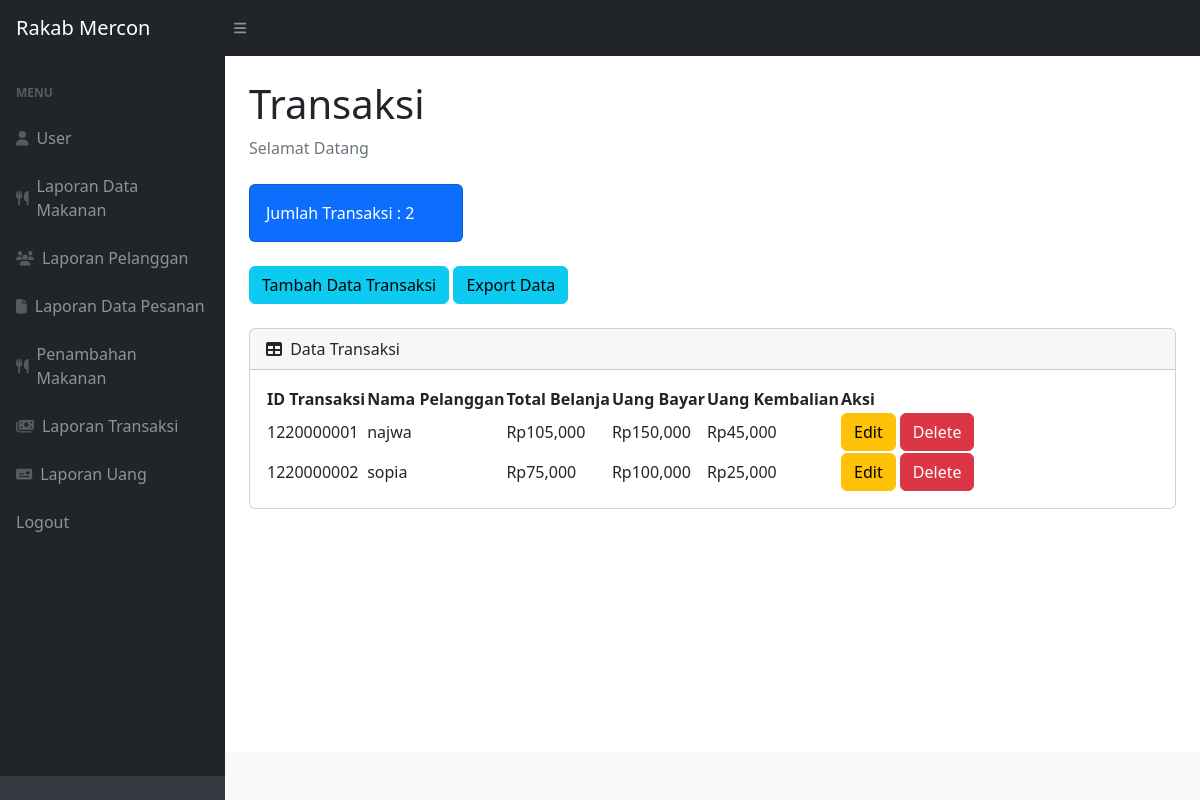
Page /transaksi.php (signed in) on the committed database.
### tables this page shows
CREATE TABLE `transaksi` (
  `idtransaksi` int(11) NOT NULL,
  `namapelanggan` varchar(30) NOT NULL,
  `totalbelanja` int(11) NOT NULL,
  `uangbayar` int(11) NOT NULL,
  `kembalian` int(11) NOT NULL
);

### transaksi.php (the view, shortened to what this page needs)
<?php
require 'ceklogin.php';
$h1 = mysqli_query($c, "select * from transaksi");
$h2 = mysqli_num_rows($h1);
?>
<!DOCTYPE html>
<html lang="en">
    <head>
        <link href="https://cdn.jsdelivr.net/npm/simple-datatables@7.1.2/dist/style.min.css" rel="stylesheet" />
        <link href="css/styles.css" rel="stylesheet" />
    </head>
    <body class="sb-nav-fixed">
        <nav class="sb-topnav navbar navbar-expand navbar-dark bg-dark">
            <a class="navbar-brand ps-3" href="index.php">Rakab Mercon</a>
            <button class="btn btn-link btn-sm order-1 order-lg-0 me-4 me-lg-0" id="sidebarToggle" href="#!"><i class="fas fa-bars"></i></button>
        </nav>
        <div id="layoutSidenav">
            <div id="layoutSidenav_nav">
                <nav class="sb-sidenav accordion sb-sidenav-dark" id="sidenavAccordion">
                    <div class="sb-sidenav-menu">
                        <div class="nav">
                            <div class="sb-sidenav-menu-heading">Menu</div>
                            <a class="nav-link" href="index.php">
                                <div class="sb-nav-link-icon"><i class="fa-solid fa-user"></i></div>
                                User
                            </a>
                            <a class="nav-link" href="datamakanan.php">
                                <div class="sb-nav-link-icon"><i class="fa-solid fa-utensils"></i></div>
                                Laporan Data Makanan
                            </a>
                            <a class="nav-link" href="pelanggan.php">
                                <div class="sb-nav-link-icon"><i class="fa-solid fa-users"></i></div>
                                Laporan Pelanggan
                            </a>
                            <a class="nav-link" href="pesanan.php">
                                <div class="sb-nav-link-icon"><i class="fa-solid fa-file"></i></div>
                                Laporan Data Pesanan
                            </a>
                                <a class="nav-link" href="masuk.php">
                                <div class="sb-nav-link-icon"><i class="fa-solid fa-utensils"></i></div>
                                Penambahan Makanan
                            </a>
                            <a class="nav-link" href="transaksi.php">
                                <div class="sb-nav-link-icon"><i class="fa-solid fa-money-bills"></i></div>
                                Laporan Transaksi
                            </a>
                            <a class="nav-link" href="uang.php">
                                <div class="sb-nav-link-icon"><i class="fa-solid fa-money-check"></i></div>
                                Laporan Uang
                            </a>
                            <a class="nav-link" href="logout.php">
                                Logout
                            </a>
                        </div>
                    </div>
                    <div class="sb-sidenav-footer">
                    </div>
                </nav>
            </div>
            <div id="layoutSidenav_content">
                <main>
                    <div class="container-fluid px-4">
                        <h1 class="mt-4">Transaksi</h1>
                        <ol class="breadcrumb mb-4">
                            <li class="breadcrumb-item active">Selamat Datang</li>
                        </ol>
                        <div class="row">
                            <div class="col-xl-3 col-md-6">
                                <div class="card bg-primary text-white mb-4">
                                    <div class="card-body">Jumlah Transaksi : <?=$h2;?></div>
                                </div>
                            </div>
                        </div>
                        <button type="button" class="btn btn-info mb-4" data-bs-toggle="modal" data-bs-target="#myModal">
                                  Tambah Data Transaksi
                                </button>
                                <a href="exporttransaksi.php" class="btn btn-info mb-4">Export Data</a>
                        <div class="card mb-4">
                            <div class="card-header">
                                <i class="fas fa-table me-1"></i>
                                Data Transaksi
                            </div>
                            <div class="card-body">
                                <table id="datatablesSimple">
                                    <thead>
                                        <tr>
                                            <th>ID Transaksi</th>
                                            <th>Nama Pelanggan</th>
                                            <th>Total Belanja</th>
                                            <th>Uang Bayar</th>
                                            <th>Uang Kembalian</th>
                                            <th>Aksi</th>
                                        </tr>
                                    </thead>
                                    <tbody>
                                    <?php
                                    $get = mysqli_query($c, "select * from transaksi");
                                    $i = 1220000001;
                                    while($p=mysqli_fetch_array($get)){
                                    $namapelanggan = $p['namapelanggan'];
                                    $totalbelanja = $p['totalbelanja'];
                                    $uangbayar = $p['uangbayar'];
                                    $kembalian = $uangbayar-$totalbelanja;
                                    $idtransaksi = $p['idtransaksi'];
                                    ?>
                                        <tr>
                                            <td><?=$i++;?></td>
                                            <td><?=$namapelanggan;?></td>
                                            <td>Rp<?=number_format($totalbelanja);?></td>
                                            <td>Rp<?=number_format($uangbayar);?></td>
                                            <td>Rp<?=number_format($kembalian);?></td>
                                            <td>
                                            <button type="button" class="btn btn-warning" data-bs-toggle="modal" data-bs-target="#edit<?=$idtransaksi;?>">
                                                    Edit
                                                </button>
                                                <button type="button" class="btn btn-danger" data-bs-toggle="modal" data-bs-target="#delete<?=$idtransaksi;?>">
                                                    Delete
                                                </button>
                                            </td>
                                        </tr>
                                    <?php
                                    };
                                    ?>
                                    </tbody>
                                </table>
                            </div>
                        </div>
                    </div>
                </main>
                <footer class="py-4 bg-light mt-auto">
                </footer>
            </div>
        </div>
    </body>
</html>

### rows in the picture
transaksi: namapelanggan "najwa", totalbelanja "105,000", uangbayar "150,000", kembalian "45,000"
transaksi: namapelanggan "sopia", totalbelanja "75,000", uangbayar "100,000", kembalian "25,000"

### other values in the picture
$h2 "2"
